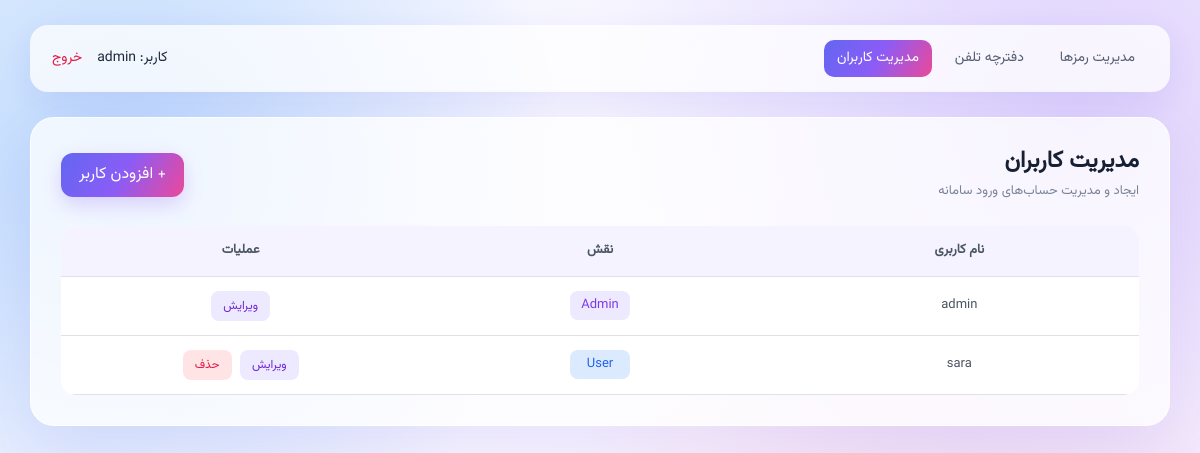
/users.php (signed in), run on the app's committed database.
### tables this page shows
CREATE TABLE IF NOT EXISTS users (
    id INT UNSIGNED NOT NULL AUTO_INCREMENT,
    username VARCHAR(100) NOT NULL,
    password VARCHAR(255) NOT NULL,
    role VARCHAR(20) NOT NULL DEFAULT 'User',
    PRIMARY KEY (id),
    UNIQUE KEY uq_users_username (username),
    CONSTRAINT chk_users_role CHECK (role IN ('Admin','User'))
);

### config/auth.php (called while the page is built, shortened)
<?php
function current_user_id(): int { return (int)($_SESSION['user_id'] ?? 0); }
function current_username(): string { return (string)($_SESSION['username'] ?? ''); }

### users.php (the view, shortened to what this page needs)
<?php
$db = db();
$result = $db->query("SELECT id, username, role FROM users ORDER BY id ASC");
$users = $result ? $result->fetch_all(MYSQLI_ASSOC) : [];
?>
<!DOCTYPE html>
<html lang="fa" dir="rtl">
<head>
    <link rel="stylesheet" href="assets/css/bootstrap.rtl.min.css">
    <link rel="stylesheet" href="assets/css/users.css">
</head>
<body>
<div class="top-menu">
    <div class="menu-links">
        <a href="index.php">مدیریت رمزها</a>
        <a href="phonebook.php">دفترچه تلفن</a>
        <a href="users.php" id="usersMenu" class="admin-menu active">مدیریت کاربران</a>
    </div>
    <div class="user-part">
        <span id="currentUser">کاربر: <?= htmlspecialchars(current_username(), ENT_QUOTES, 'UTF-8') ?></span>
        <a href="logout.php" class="logout" id="logoutBtn">خروج</a>
    </div>
</div>
<div class="main-box">
    <div class="page-head">
        <div>
            <h2>مدیریت کاربران</h2>
            <p>ایجاد و مدیریت حساب‌های ورود سامانه</p>
        </div>
        <button type="button" class="btn add-btn" id="addUserBtn">+ افزودن کاربر</button>
    </div>
    <div class="table-responsive">
        <table class="table user-table">
            <thead>
                <tr>
                    <th>نام کاربری</th>
                    <th>نقش</th>
                    <th>عملیات</th>
                </tr>
            </thead>
            <tbody id="userList">
                <?php foreach ($users as $u): ?>
                <tr data-id="<?= (int)$u['id'] ?>">
                    <td><?= htmlspecialchars($u['username'], ENT_QUOTES, 'UTF-8') ?></td>
                    <td><span class="<?= $u['role'] === 'Admin' ? 'role-admin' : 'role-user' ?>"><?= htmlspecialchars($u['role'], ENT_QUOTES, 'UTF-8') ?></span></td>
                    <td>
                        <button class="btn edit-btn">ویرایش</button>
                        <?php if ((int)$u['id'] !== current_user_id()): ?>
                        <button class="btn delete-btn">حذف</button>
                        <?php endif; ?>
                    </td>
                </tr>
                <?php endforeach; ?>
            </tbody>
        </table>
    </div>
</div>
</body>
</html>

### assets/css/users.css (style rules this page uses)
* { box-sizing: border-box; }
body { margin: 0; min-height: 100vh; font-family: "Vazirmatn", sans-serif; color: #1e293b; background: radial-gradient( circle at 10% 20%, rgba(96, 165, 250, 0.40), transparent 35% ), radial-gradient( circle at 90% 15%, rgba(167, 139, 250, 0.32), transparent 38% ), radial-gradient( circle at 75% 90%, rgba(244, 114, 182, 0.28), transparent 38% ), linear-gradient( 135deg, #f5f9ff, #f7f3ff, #fff4fa ); }
.top-menu { width: calc(100% - 60px); margin: 25px auto 0; padding: 15px 22px; display: flex; justify-content: space-between; align-items: center; background-color: rgba(255, 255, 255, 0.76); border-radius: 18px; box-shadow: 0 10px 30px rgba(67, 56, 202, 0.08); }
.menu-links { display: flex; gap: 10px; }
.menu-links a { padding: 8px 13px; text-decoration: none; color: #555f72; font-size: 14px; border-radius: 10px; }
.menu-links .active { color: white; background: linear-gradient( 120deg, #6366f1, #8b5cf6, #ec4899 ); }
.user-part { display: flex; align-items: center; gap: 15px; font-size: 14px; }
.logout { color: #e11d48; text-decoration: none; }
.main-box { width: calc(100% - 60px); margin: 25px auto; padding: 30px; background-color: rgba(255, 255, 255, 0.76); border: 1px solid rgba(255, 255, 255, 0.8); border-radius: 24px; box-shadow: 0 25px 65px rgba(67, 56, 202, 0.08); }
.page-head { margin-bottom: 25px; display: flex; justify-content: space-between; align-items: center; }
.page-head h2 { margin: 0; color: #172033; font-size: 23px; font-weight: 800; }
.page-head p { margin-top: 6px; margin-bottom: 0; color: #7a8498; font-size: 13px; }
.user-table { width: 100%; table-layout: fixed; margin-bottom: 0; background-color: white; border-radius: 15px; overflow: hidden; }
.user-table th { padding: 15px; text-align: center; vertical-align: middle; color: #4b5563; background-color: #f5f3ff; font-size: 13px; font-weight: 700; }
.user-table td { padding: 14px 15px; text-align: center; vertical-align: middle; color: #4b5563; font-size: 13px; }
.role-admin, .role-user { display: inline-block; min-width: 60px; padding: 5px 10px; text-align: center; border-radius: 8px; }
.role-admin { color: #7c3aed; background-color: #ede9fe; }
.role-user { color: #2563eb; background-color: #dbeafe; }
.edit-btn { padding: 6px 12px; font-family: "Vazirmatn", sans-serif; font-size: 12px; color: #6d28d9; background-color: #ede9fe; border: none; border-radius: 8px; }
.delete-btn { padding: 6px 12px; margin-right: 5px; font-family: "Vazirmatn", sans-serif; font-size: 12px; color: #e11d48; background-color: #ffe4e6; border: none; border-radius: 8px; }
.add-btn { padding: 10px 18px; font-family: "Vazirmatn", sans-serif; color: white; border: none; border-radius: 12px; background: linear-gradient( 120deg, #6366f1, #8b5cf6, #ec4899 ); box-shadow: 0 8px 20px rgba(124, 58, 237, 0.20); cursor: pointer; }

### data on the page
users: username "admin", role "Admin"
users: username "sara", role "User", shows "حذف"

### other printed values
current_username() "admin"
